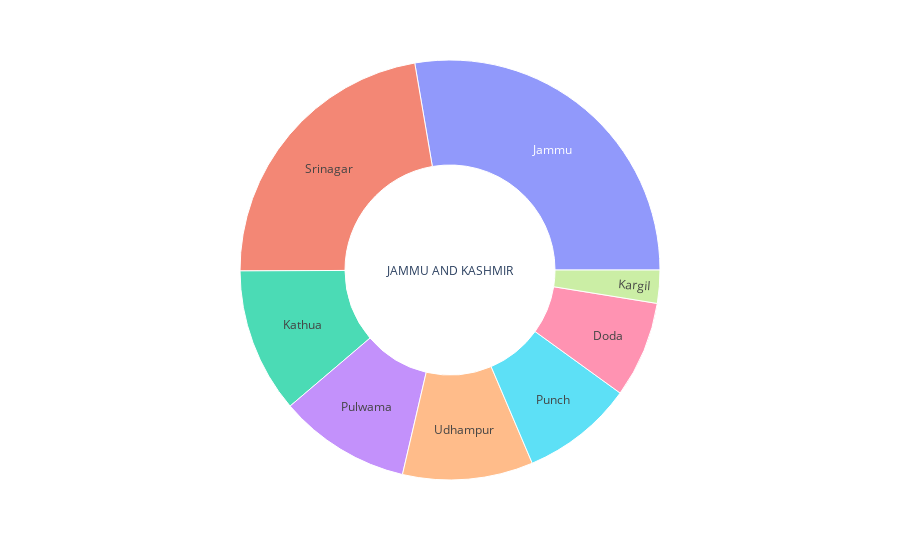

Source (notebook cell):
### Code cell
px.sunburst(data,path=["State name","District name"],values="Population",color_discrete_map="vividis")

### Figure 1 — Plotly figure (JSON) as saved in the notebook; plotly's stock layout.template omitted (floating-point values rounded to 4 significant figures)
{"data": [{"branchvalues": "total", "domain": {"x": [0, 1], "y": [0, 1]}, "hovertemplate": "labels=%{label}<br>Population=%{value}<br>parent=%{parent}<br>id=%{id}<extra></extra>", "ids": ["JAMMU AND KASHMIR/Kargil", "JAMMU AND KASHMIR/Punch", "JAMMU AND KASHMIR/Kathua", "JAMMU AND KASHMIR/Srinagar", "JAMMU AND KASHMIR/Pulwama", "JAMMU AND KASHMIR/Doda", "JAMMU AND KASHMIR/Udhampur", "JAMMU AND KASHMIR/Jammu", "JAMMU AND KASHMIR"], "labels": ["Kargil", "Punch", "Kathua", "Srinagar", "Pulwama", "Doda", "Udhampur", "Jammu", "JAMMU AND KASHMIR"], "name": "", "parents": ["JAMMU AND KASHMIR", "JAMMU AND KASHMIR", "JAMMU AND KASHMIR", "JAMMU AND KASHMIR", "JAMMU AND KASHMIR", "JAMMU AND KASHMIR", "JAMMU AND KASHMIR", "JAMMU AND KASHMIR", ""], "type": "sunburst", "values": [140800.0, 476800.0, 616400.0, 1237000.0, 560400.0, 409900.0, 555000.0, 1530000.0, 5526000.0]}], "layout": {"legend": {"tracegroupgap": 0}, "margin": {"t": 60}}}
